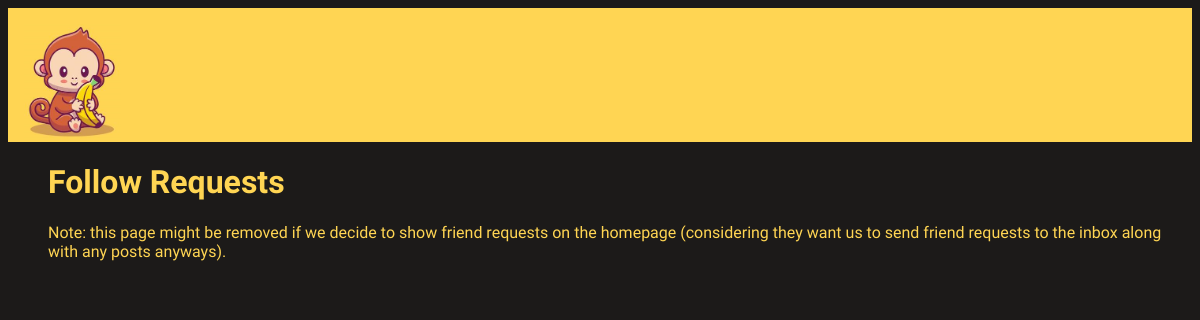
Before: /authors/6/followrequests/ (signed in) with the older database file.
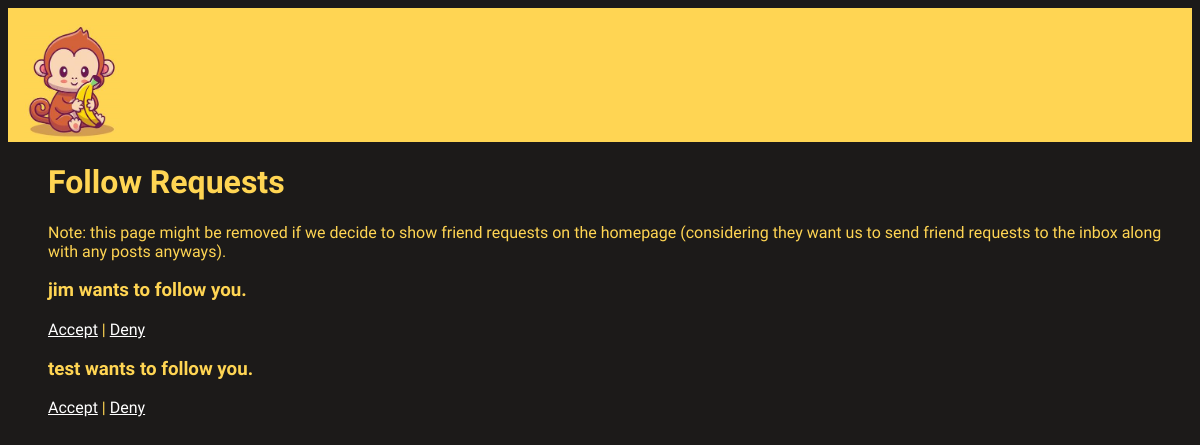
After: the same page with the newer database file.
### accounts/models.py (models this page shows, shortened)
class FollowRequests(models.Model):
    summary = models.CharField(max_length=100)
    requester = models.JSONField(default=dict)
    recipient = models.JSONField(default=dict)
    sent_at = models.DateTimeField(auto_now_add=True)
    class Meta:
        unique_together = ('requester', 'recipient')

### pages/views.py (the view)
# urls.py: path("authors/<int:pk>/followrequests/", FollowRequestsListView.as_view(), name="author_requests"),
class FollowRequestsListView(ListView): # basic generic view that just displays template
    model = FollowRequests
    template_name = "followrequests.html"
    context_object_name = 'requests_list'

### templates/followrequests.html
{% extends "base.html" %}
{% block content %}
<ul>
<h1>Follow Requests</h1>
<p>Note: this page might be removed if we decide to show friend requests on the homepage (considering they want us to
    send friend requests to the inbox along with any posts anyways).
</p>
{% for request in requests_list %}
    {% if user.username == request.recipient.username %}
        <h3>{{request.requester.username}} wants to follow you.</h3>
        <a href="{% url 'fq_accept' pk=user.pk fq_pk=request.pk %}">Accept</a> | <a href="{% url 'fq_deny' pk=user.pk fq_pk=request.pk %}">Deny</a>
    {% endif %}
{% empty %}
    <li>No friend requests yet.</li>
{% endfor %}
</ul>
{% endblock content %}

Changed rows visible on the page:
added FollowRequests: requester.username "jim"
added FollowRequests: requester.username "test"
